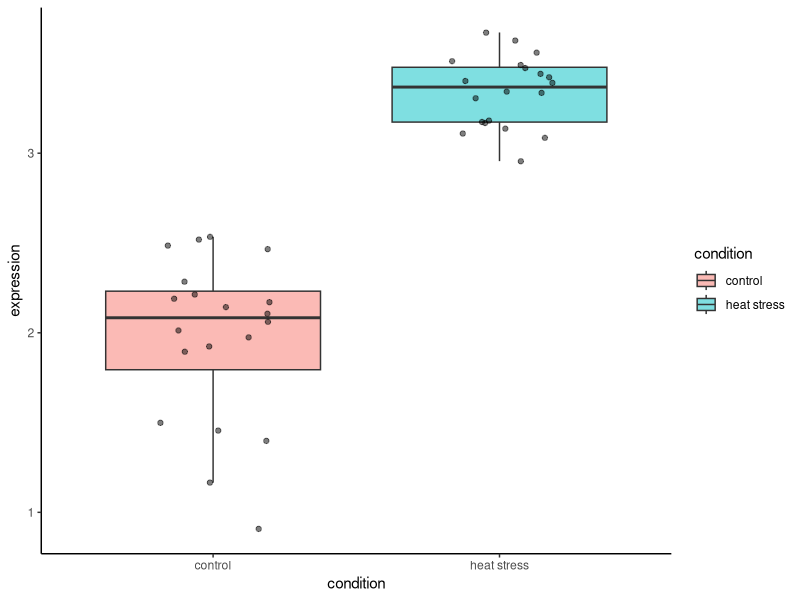

This figure's R source:
## ---- chunk 1
#| warning: false
library(tidyverse)
set.seed(1992)

control <- tibble(expression = rnorm(n = 20, mean = 2, sd = 0.6), 
                    condition = "control")
heat_stress <- tibble(expression = rnorm(n = 20, mean = 3.4, sd = 0.3),
                    condition = "heat stress") 
                         
experiment <- bind_rows(control, heat_stress)

ggplot(experiment, aes(x = condition, y = expression)) + 
    geom_boxplot(aes(fill = condition), alpha = 0.5, outlier.shape = NA) +
    geom_jitter(width = 0.2, alpha = 0.5) +
    theme_classic()
## ---- chunk 2
#| warning: false

t.test(x = control$expression,
       y = heat_stress$expression, # <1>
       alternative = "two.sided" ,      
       var.equal = FALSE,             # important as the variance do not seem equal
       conf.level = 0.95)             # this corresponds to alpha = 0.05 
